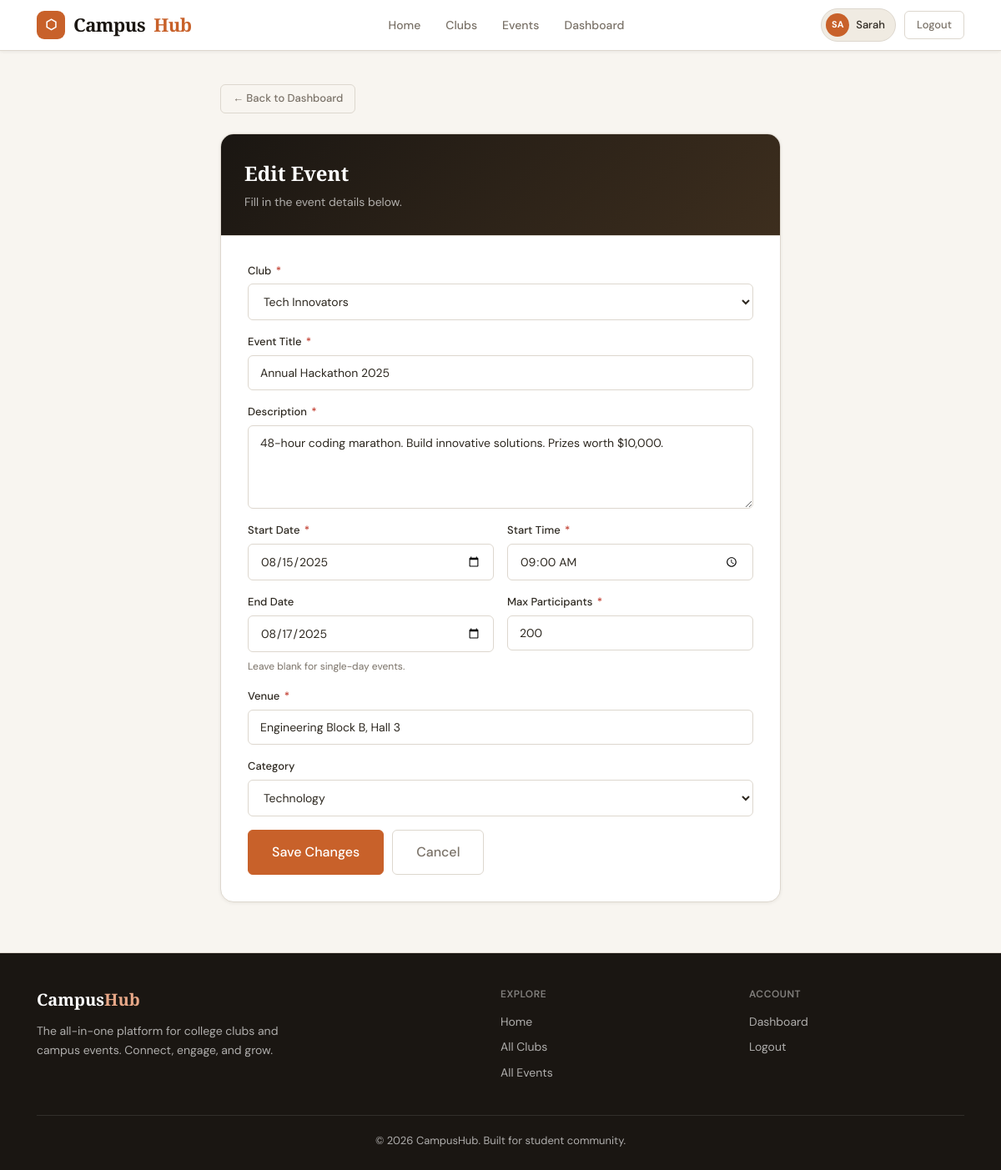
/manage/events/edit/1 (signed in), run on the app's committed database.
### tables this page shows
CREATE TABLE users (
    id            INTEGER PRIMARY KEY AUTOINCREMENT,
    name          TEXT    NOT NULL,
    email         TEXT    NOT NULL UNIQUE,
    password_hash TEXT    NOT NULL,
    role          TEXT    NOT NULL DEFAULT 'student'
                            CHECK(role IN ('student','club_admin','super_admin')),
    is_active     INTEGER NOT NULL DEFAULT 1,
    bio           TEXT,
    created_at    DATETIME NOT NULL DEFAULT CURRENT_TIMESTAMP
);

CREATE TABLE events (
    id               INTEGER PRIMARY KEY AUTOINCREMENT,
    club_id          INTEGER NOT NULL REFERENCES clubs(id) ON DELETE CASCADE,
    title            TEXT    NOT NULL,
    description      TEXT    NOT NULL,
    event_date       TEXT    NOT NULL,   -- ISO date: YYYY-MM-DD
    event_time       TEXT    NOT NULL,   -- HH:MM
    end_date         TEXT,               -- ISO date
    venue            TEXT    NOT NULL,
    max_participants INTEGER NOT NULL DEFAULT 50,
    status           TEXT    NOT NULL DEFAULT 'upcoming'
                               CHECK(status IN ('upcoming','ongoing','completed')),
    category         TEXT,
    image_url        TEXT,
    created_at       DATETIME NOT NULL DEFAULT CURRENT_TIMESTAMP
);

### app.py (the view, shortened to what this page needs)
@app.route('/manage/events/edit/<int:event_id>', methods=['GET', 'POST'])
@role_required('club_admin', 'super_admin')
def edit_event(event_id):
    db   = get_db()
    uid  = session['user_id']
    event = db.execute("SELECT * FROM events WHERE id=?", (event_id,)).fetchone()
    if not event:
        flash('Event not found.', 'danger'); return redirect(url_for('dashboard'))
    if session['role'] != 'super_admin':
        club = db.execute("SELECT 1 FROM clubs WHERE id=? AND admin_id=?",
                          (event['club_id'], uid)).fetchone()
        if not club:
            flash('Access denied.', 'danger'); return redirect(url_for('dashboard'))
    clubs = db.execute("SELECT id, name FROM clubs WHERE status='approved'").fetchall()
    return render_template('event_form.html', clubs=clubs, mode='edit', event=event)

### app.py (called while the page is built)
def get_db():
    if 'db' not in g:
        g.db = sqlite3.connect(
            app.config['DATABASE'],
            detect_types=sqlite3.PARSE_DECLTYPES
        )
        g.db.row_factory = sqlite3.Row  # rows behave like dicts
        g.db.execute("PRAGMA foreign_keys = ON")
    return g.db

def role_required(*roles):
    def decorator(f):
        @wraps(f)
        def decorated(*args, **kwargs):
            if 'user_id' not in session:
                return redirect(url_for('login'))
            if session.get('role') not in roles:
                flash('Access denied.', 'danger')
                return redirect(url_for('home'))
            return f(*args, **kwargs)
        return decorated
    return decorator

@app.context_processor
def inject_user():
    user = None
    if 'user_id' in session:
        db = get_db()
        row = db.execute("SELECT * FROM users WHERE id = ?", (session['user_id'],)).fetchone()
        if row:
            user = dict(row)
    return dict(current_user=user)

### templates/event_form.html (shortened to what this page needs)
{% extends "base.html" %}
{% block content %}
<div class="container" style="max-width:720px;padding-top:40px;padding-bottom:60px;">
  <a href="{{ url_for('dashboard') }}" class="btn btn-ghost btn-sm" style="margin-bottom:24px;">← Back to Dashboard</a>
  <div class="card">
    <div style="padding:28px;border-bottom:1.5px solid var(--border);background:linear-gradient(135deg,var(--ink),#3d2e1e);">
      <h1 style="color:#fff;font-size:24px;">{{ 'Edit Event' if mode == 'edit' else 'Create New Event' }}</h1>
      <p style="color:rgba(255,255,255,.65);margin-top:4px;font-size:14px;">Fill in the event details below.</p>
    </div>
    <div style="padding:32px;">
      <form method="POST">
        <div class="form-group">
          <label class="form-label" for="club_id">Club <span class="req">*</span></label>
          <select name="club_id" id="club_id" class="form-control" required>
            {% for club in clubs %}
            <option value="{{ club.id }}" {{ 'selected' if event and event.club_id == club.id }}>{{ club.name }}</option>
            {% endfor %}
          </select>
        </div>
        <div class="form-group">
          <label class="form-label" for="title">Event Title <span class="req">*</span></label>
          <input type="text" id="title" name="title" class="form-control" required
            placeholder="e.g. Annual Hackathon 2025"
            value="{{ event.title if event else '' }}" />
        </div>
        <div class="form-group">
          <label class="form-label" for="description">Description <span class="req">*</span></label>
          <textarea id="description" name="description" class="form-control" rows="4" required
            placeholder="Describe the event — what attendees can expect, requirements, etc.">{{ event.description if event else '' }}</textarea>
        </div>
        <div class="form-row">
          <div class="form-group">
            <label class="form-label" for="event_date">Start Date <span class="req">*</span></label>
            <input type="date" id="event_date" name="event_date" class="form-control" required
              value="{{ event.event_date if event else '' }}" />
          </div>
          <div class="form-group">
            <label class="form-label" for="event_time">Start Time <span class="req">*</span></label>
            <input type="time" id="event_time" name="event_time" class="form-control" required
              value="{{ event.event_time if event else '10:00' }}" />
          </div>
        </div>
        <div class="form-row">
          <div class="form-group">
            <label class="form-label" for="end_date">End Date</label>
            <input type="date" id="end_date" name="end_date" class="form-control"
              value="{{ event.end_date if event else '' }}" />
            <div class="form-hint">Leave blank for single-day events.</div>
          </div>
          <div class="form-group">
            <label class="form-label" for="max_participants">Max Participants <span class="req">*</span></label>
            <input type="number" id="max_participants" name="max_participants" class="form-control"
              min="1" max="10000" required
              value="{{ event.max_participants if event else 50 }}" />
          </div>
        </div>
        <div class="form-group">
          <label class="form-label" for="venue">Venue <span class="req">*</span></label>
          <input type="text" id="venue" name="venue" class="form-control" required
            placeholder="e.g. Engineering Block B, Hall 3"
            value="{{ event.venue if event else '' }}" />
        </div>
        <div class="form-group">
          <label class="form-label" for="category">Category</label>
          <select id="category" name="category" class="form-control">
            {% for cat in ['Technology','Environment','Academic','Arts','Business','Sports','Other'] %}
            <option value="{{ cat }}" {{ 'selected' if event and event.category == cat }}>{{ cat }}</option>
            {% endfor %}
          </select>
        </div>
        <div style="display:flex;gap:10px;margin-top:8px;">
          <button type="submit" class="btn btn-primary btn-lg">
            {{ 'Save Changes' if mode == 'edit' else 'Create Event →' }}
          </button>
          <a href="{{ url_for('dashboard') }}" class="btn btn-ghost btn-lg">Cancel</a>
        </div>
      </form>
    </div>
  </div>
</div>
{% endblock %}

### templates/base.html (shortened to what this page needs)
<!DOCTYPE html>
<html lang="en">
<head>
  <link rel="stylesheet" href="{{ url_for('static', filename='css/main.css') }}" />
</head>
<body>
<nav class="navbar">
  <div class="container">
    <div class="navbar-inner">
      <a href="{{ url_for('home') }}" class="navbar-brand">
        <div class="navbar-logo">⬡</div>
        Campus<span class="navbar-brand-dot">Hub</span>
      </a>
      <div class="navbar-links">
        <a href="{{ url_for('home') }}"   class="navbar-link">Home</a>
        <a href="{{ url_for('clubs') }}"  class="navbar-link">Clubs</a>
        <a href="{{ url_for('events') }}" class="navbar-link">Events</a>
        {% if current_user %}
          <a href="{{ url_for('dashboard') }}" class="navbar-link">Dashboard</a>
        {% endif %}
      </div>
      <div class="navbar-actions">
        {% if current_user %}
          <a href="{{ url_for('dashboard') }}" class="user-chip">
            <div class="user-avatar">{{ current_user.name[:2].upper() }}</div>
            {{ current_user.name.split()[0] }}
          </a>
          <a href="{{ url_for('logout') }}" class="btn btn-ghost btn-sm">Logout</a>
        {% else %}
          <a href="{{ url_for('login') }}"    class="btn btn-ghost btn-sm">Sign In</a>
          <a href="{{ url_for('register') }}" class="btn btn-primary btn-sm">Join Free</a>
        {% endif %}
      </div>
    </div>
  </div>
</nav>
{% block content %}{% endblock %}
{% block footer %}
<footer class="footer">
  <div class="container">
    <div class="footer-inner">
      <div>
        <div class="footer-brand">Campus<span style="color:#e8a888;">Hub</span></div>
        <p style="font-size:14px;line-height:1.7;max-width:300px;">
          The all-in-one platform for college clubs and campus events. Connect, engage, and grow.
        </p>
      </div>
      <div>
        <h4>Explore</h4>
        <a href="{{ url_for('home') }}">Home</a>
        <a href="{{ url_for('clubs') }}">All Clubs</a>
        <a href="{{ url_for('events') }}">All Events</a>
      </div>
      <div>
        <h4>Account</h4>
        {% if current_user %}
          <a href="{{ url_for('dashboard') }}">Dashboard</a>
          <a href="{{ url_for('logout') }}">Logout</a>
        {% else %}
          <a href="{{ url_for('login') }}">Sign In</a>
          <a href="{{ url_for('register') }}">Register</a>
        {% endif %}
      </div>
    </div>
    <div class="footer-bottom">© 2026 CampusHub. Built for student community.</div>
  </div>
</footer>
{% endblock %}
</body>
</html>

### data on the page
users: name "SA", name "Sarah"
events: title "Annual Hackathon 2025", description "48-hour coding marathon. Build innovative solutions. Prizes worth $10,000.", event_date "08/15/2025", event_time "09:00", end_date "08/17/2025", max_participants "200", venue "Engineering Block B, Hall 3"

### other printed values
{{ 'Edit Event' if mode == 'edit' else 'Create New Event' }} "Edit Event"
{{ 'Save Changes' if mode == 'edit' else 'Create Event →' }} "Save Changes"
form field club_id "Tech Innovators"
form field category "Technology"
